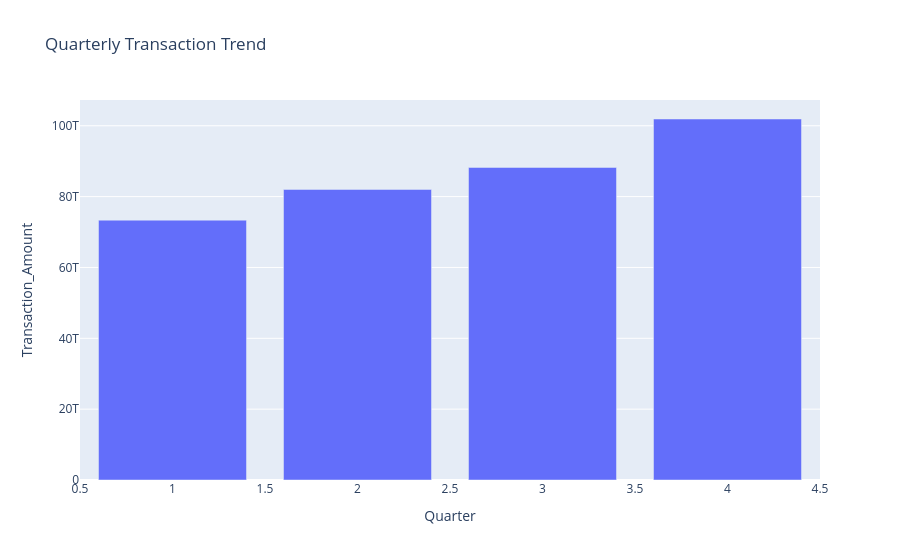

The code cell stored with this chart in its notebook:
### Markdown cell above
## VISUALIZATION 4 — QUARTERLY TREND

### Code cell
quarterly_data = agg_transaction_df.groupby(
    'Quarter'
)['Transaction_Amount'].sum().reset_index()

fig = px.bar(
    quarterly_data,
    x='Quarter',
    y='Transaction_Amount',
    title='Quarterly Transaction Trend'
)

fig.show()

### Figure 1 — Plotly figure (JSON) as saved in the notebook; plotly's stock layout.template omitted (floating-point values rounded to 4 significant figures)
{"data": [{"alignmentgroup": "True", "hovertemplate": "Quarter=%{x}<br>Transaction_Amount=%{y}<extra></extra>", "legendgroup": "", "marker": {"color": "#636efa", "pattern": {"shape": ""}}, "name": "", "offsetgroup": "", "orientation": "v", "showlegend": false, "textposition": "auto", "type": "bar", "x": [1, 2, 3, 4], "xaxis": "x", "y": [73360000000000.0, 82020000000000.0, 88230000000000.0, 101900000000000.0], "yaxis": "y"}], "layout": {"barmode": "relative", "legend": {"tracegroupgap": 0}, "title": {"text": "Quarterly Transaction Trend"}, "xaxis": {"anchor": "y", "domain": [0, 1], "title": {"text": "Quarter"}}, "yaxis": {"anchor": "x", "domain": [0, 1], "title": {"text": "Transaction_Amount"}}}}
